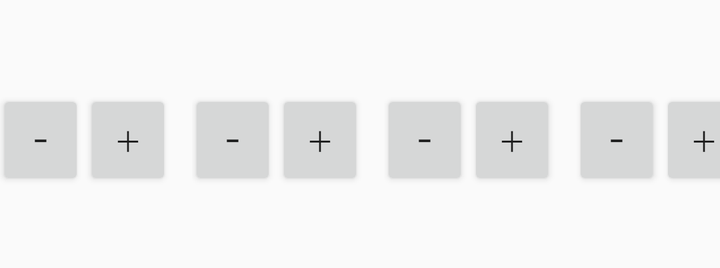
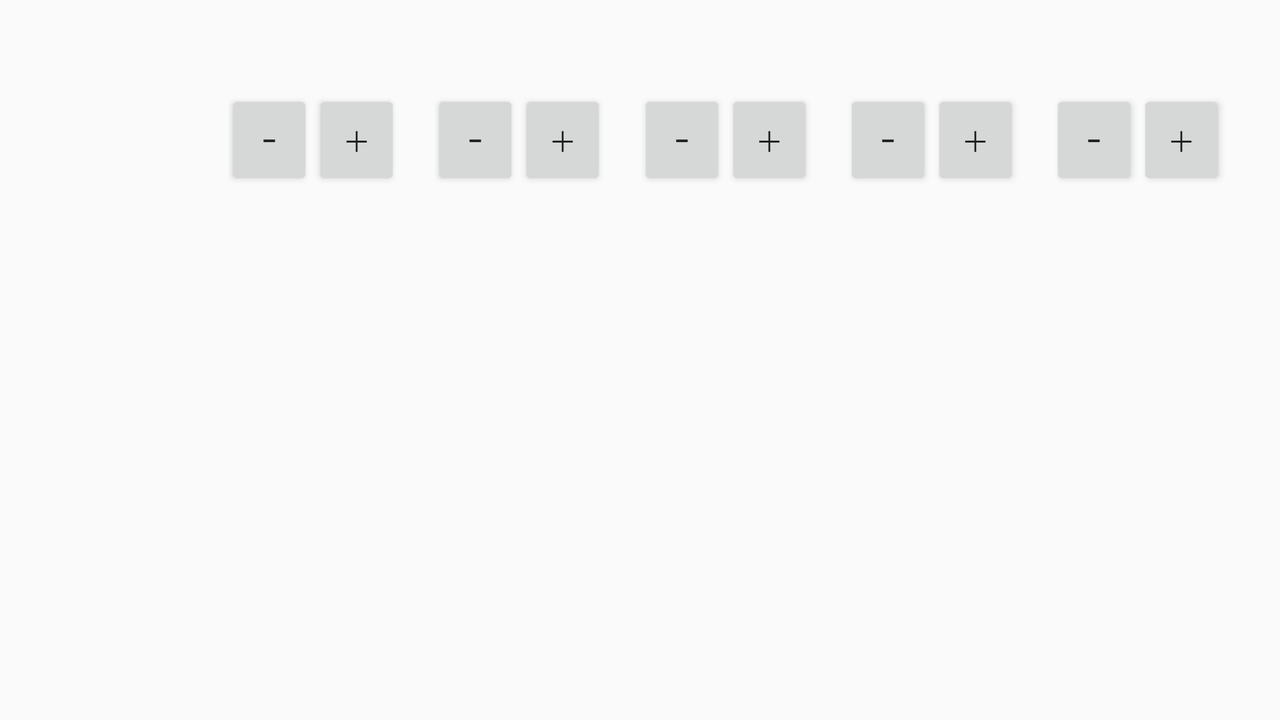

The same Android screen from two of the app's own layout files: first res/layout/ as a phone draws it, then the repository's variant for another configuration, drawn on a device whose configuration selects that folder. Both files follow.
<!-- AndroidManifest.xml: application theme AppTheme -->
<!-- res/layout/player_info.xml -->
<?xml version="1.0" encoding="utf-8"?>
<androidx.constraintlayout.widget.ConstraintLayout
    xmlns:android="http://schemas.android.com/apk/res/android"
    xmlns:app="http://schemas.android.com/apk/res-auto"
    xmlns:tools="http://schemas.android.com/tools"
    android:layout_width="match_parent"
    android:layout_height="wrap_content">

    <TextView
        android:id="@+id/player_name"
        android:layout_width="90dp"
        android:layout_height="60dp"
        android:layout_marginStart="10dp"
        android:layout_marginTop="5dp"
        android:layout_marginEnd="5dp"
        android:autoSizeMaxTextSize="30sp"
        android:autoSizeMinTextSize="12sp"
        android:autoSizeTextType="uniform"
        android:gravity="center_horizontal|center_vertical"
        android:maxLines="2"
        app:layout_constraintEnd_toStartOf="@+id/cities"
        app:layout_constraintStart_toStartOf="parent"
        app:layout_constraintTop_toTopOf="parent"
        app:layout_constraintBottom_toTopOf="@+id/points"/>

    <TextView
        android:id="@+id/points"
        android:layout_width="50dp"
        android:layout_height="45dp"
        android:gravity="center_horizontal|center_vertical"
        android:textSize="35sp"
        app:layout_constraintStart_toStartOf="parent"
        app:layout_constraintEnd_toStartOf="@+id/cities"
        app:layout_constraintTop_toBottomOf="@+id/player_name"
        app:layout_constraintBottom_toTopOf="@+id/longest_roads"/>

    <include
        android:id="@+id/cities"
        layout="@layout/single_count"
        android:layout_width="wrap_content"
        android:layout_height="wrap_content"
        android:layout_marginBottom="0dp"
        android:layout_marginStart="5dp"
        android:layout_marginEnd="5dp"
        app:layout_constraintStart_toEndOf="@+id/player_name"
        app:layout_constraintEnd_toStartOf="@+id/settlements"
        app:layout_constraintTop_toTopOf="parent" />

    <include
        android:id="@+id/settlements"
        layout="@layout/single_count"
        android:layout_width="wrap_content"
        android:layout_height="wrap_content"
        android:layout_marginBottom="0dp"
        android:layout_marginStart="5dp"
        android:layout_marginEnd="5dp"
        app:layout_constraintStart_toEndOf="@+id/cities"
        app:layout_constraintEnd_toStartOf="@+id/roads"
        app:layout_constraintTop_toTopOf="parent"  />

    <include
        android:id="@+id/roads"
        layout="@layout/single_count"
        android:layout_width="wrap_content"
        android:layout_height="wrap_content"
        android:layout_marginStart="5dp"
        android:layout_marginEnd="5dp"
        app:layout_constraintStart_toEndOf="@+id/settlements"
        app:layout_constraintEnd_toStartOf="@+id/knights"
        app:layout_constraintTop_toTopOf="parent" />

    <include
        android:id="@+id/knights"
        layout="@layout/single_count"
        android:layout_width="wrap_content"
        android:layout_height="wrap_content"
        android:layout_marginStart="5dp"
        android:layout_marginEnd="5dp"
        app:layout_constraintStart_toEndOf="@+id/roads"
        app:layout_constraintEnd_toStartOf="@+id/develops"
        app:layout_constraintTop_toTopOf="parent" />

    <include
        android:id="@+id/develops"
        layout="@layout/single_count"
        android:layout_width="wrap_content"
        android:layout_height="wrap_content"
        android:layout_marginStart="5dp"
        android:layout_marginEnd="10dp"
        app:layout_constraintStart_toEndOf="@+id/knights"
        app:layout_constraintEnd_toEndOf="parent"
        app:layout_constraintTop_toTopOf="parent" />

    <TextView
        android:id="@+id/longest_roads"
        android:layout_width="wrap_content"
        android:layout_height="wrap_content"
        android:layout_marginBottom="5dp"
        android:gravity="center_horizontal|center_vertical"
        app:layout_constraintBottom_toBottomOf="parent"
        app:layout_constraintEnd_toStartOf="@+id/largest_army"
        app:layout_constraintStart_toStartOf="parent"
        app:layout_constraintTop_toBottomOf="@+id/points" />

    <TextView
        android:id="@+id/largest_army"
        android:layout_width="wrap_content"
        android:layout_height="wrap_content"
        android:layout_marginBottom="5dp"
        android:gravity="center_horizontal|center_vertical"
        app:layout_constraintTop_toBottomOf="@+id/points"
        app:layout_constraintStart_toEndOf="@+id/longest_roads"
        app:layout_constraintEnd_toStartOf="@+id/cities"
        app:layout_constraintBottom_toBottomOf="parent"/>

</androidx.constraintlayout.widget.ConstraintLayout>
<!-- res/layout/single_count.xml (included above) -->
<?xml version="1.0" encoding="utf-8"?>
<androidx.constraintlayout.widget.ConstraintLayout
    xmlns:android="http://schemas.android.com/apk/res/android"
    xmlns:app="http://schemas.android.com/apk/res-auto"
    android:layout_width="88dp"
    android:layout_height="100dp">

    <TextView
        android:id="@+id/count"
        android:layout_width="60dp"
        android:layout_height="40dp"
        android:layout_marginStart="12dp"
        android:layout_marginTop="0dp"
        android:textSize="30sp"
        app:layout_constraintStart_toStartOf="parent"
        app:layout_constraintTop_toTopOf="parent" />

    <Button
        android:id="@+id/up"
        android:layout_width="44dp"
        android:layout_height="50dp"
        android:layout_marginTop="5dp"
        android:layout_marginLeft="30dp"
        android:onClick="changeCount"
        android:text="@string/textPoint1up"
        app:layout_constraintStart_toStartOf="@+id/count"
        app:layout_constraintTop_toBottomOf="@+id/count" />

    <Button
        android:id="@+id/down"
        android:layout_width="44dp"
        android:layout_height="50dp"
        android:layout_marginTop="5dp"
        android:layout_marginRight="30dp"
        android:onClick="changeCount"
        android:text="@string/textPoint1down"
        app:layout_constraintEnd_toEndOf="@+id/count"
        app:layout_constraintTop_toBottomOf="@+id/count" />

</androidx.constraintlayout.widget.ConstraintLayout>
<!-- resources referenced by this layout -->
<resources>
  <string name="textPoint1down">−</string>
  <string name="textPoint1up">＋</string>
  <style name="AppTheme" parent="Theme.AppCompat.Light.DarkActionBar">
          
          <item name="colorPrimary">@color/colorPrimary</item>
          <item name="colorPrimaryDark">@color/colorPrimaryDark</item>
          <item name="colorAccent">@color/colorAccent</item>
  
          <item name="windowNoTitle">true</item>
          <item name="windowActionBar">false</item>
          <item name="android:windowFullscreen">true</item>
          <item name="android:windowContentOverlay">@null</item>
      </style>
  <color name="colorPrimary">#6200EE</color>
  <color name="colorPrimaryDark">#3700B3</color>
  <color name="colorAccent">#03DAC5</color>
</resources>
<!-- res/layout-land/player_info.xml (the repository's variant of the layout above) -->
<!-- drawn on the phone turned sideways -->
<?xml version="1.0" encoding="utf-8"?>
<androidx.constraintlayout.widget.ConstraintLayout
    xmlns:android="http://schemas.android.com/apk/res/android"
    xmlns:app="http://schemas.android.com/apk/res-auto"
    android:layout_width="match_parent"
    android:layout_height="match_parent">

    <TextView
        android:id="@+id/player_name"
        android:layout_width="0dp"
        android:layout_height="0dp"
        android:layout_marginStart="5dp"
        android:layout_marginTop="5dp"
        android:layout_marginBottom="5dp"
        android:autoSizeMaxTextSize="30sp"
        android:autoSizeMinTextSize="12sp"
        android:autoSizeTextType="uniform"
        android:gravity="center_horizontal|center_vertical"
        android:maxLines="2"
        app:layout_constraintBottom_toBottomOf="parent"
        app:layout_constraintEnd_toStartOf="@+id/longest_roads"
        app:layout_constraintStart_toStartOf="parent"
        app:layout_constraintTop_toTopOf="parent"
        app:layout_constraintHorizontal_weight="1"/>

    <TextView
        android:id="@+id/points"
        android:layout_width="0dp"
        android:layout_height="0dp"
        android:autoSizeTextType="uniform"
        android:gravity="center_horizontal|center_vertical"
        android:layout_marginStart="@dimen/margin_count"
        android:layout_marginEnd="@dimen/margin_count"
        app:layout_constraintStart_toStartOf="@id/longest_roads"
        app:layout_constraintEnd_toEndOf="@+id/longest_roads"
        app:layout_constraintTop_toTopOf="parent"
        app:layout_constraintBottom_toTopOf="@id/longest_roads"
        app:layout_constraintVertical_weight="2"/>

    <TextView
        android:id="@+id/longest_roads"
        android:layout_width="wrap_content"
        android:layout_height="0dp"
        android:textSize="12sp"
        android:paddingLeft="@dimen/special_points_text_padding"
        android:paddingRight="@dimen/special_points_text_padding"
        android:gravity="center_horizontal|center_vertical"
        app:layout_constraintBottom_toTopOf="@+id/largest_army"
        app:layout_constraintEnd_toStartOf="@+id/cities"
        app:layout_constraintStart_toEndOf="@+id/player_name"
        app:layout_constraintTop_toBottomOf="@+id/points"
        app:layout_constraintVertical_weight="1"/>

    <TextView
        android:id="@+id/largest_army"
        android:layout_width="wrap_content"
        android:layout_height="0dp"
        android:layout_marginTop="2dp"
        android:layout_marginBottom="5dp"
        android:textSize="12sp"
        android:paddingLeft="@dimen/special_points_text_padding"
        android:paddingRight="@dimen/special_points_text_padding"
        android:gravity="center_horizontal|center_vertical"
        app:layout_constraintBottom_toBottomOf="parent"
        app:layout_constraintEnd_toStartOf="@+id/cities"
        app:layout_constraintStart_toEndOf="@+id/player_name"
        app:layout_constraintTop_toBottomOf="@+id/longest_roads"
        app:layout_constraintVertical_weight="1"/>

    <include
        android:id="@+id/cities"
        layout="@layout/single_count"
        android:layout_width="0dp"
        android:layout_height="0dp"
        android:layout_marginStart="@dimen/margin_count"
        android:layout_marginEnd="@dimen/margin_count"
        app:layout_constraintStart_toEndOf="@+id/longest_roads"
        app:layout_constraintEnd_toStartOf="@+id/settlements"
        app:layout_constraintTop_toTopOf="parent"
        app:layout_constraintBottom_toBottomOf="parent"
        app:layout_constraintHorizontal_weight="1"/>

    <include
        android:id="@+id/settlements"
        layout="@layout/single_count"
        android:layout_width="0dp"
        android:layout_height="0dp"
        android:layout_marginStart="@dimen/margin_count"
        android:layout_marginEnd="@dimen/margin_count"
        app:layout_constraintStart_toEndOf="@+id/cities"
        app:layout_constraintEnd_toStartOf="@+id/roads"
        app:layout_constraintTop_toTopOf="parent"
        app:layout_constraintBottom_toBottomOf="parent"
        app:layout_constraintHorizontal_weight="1"/>

    <include
        android:id="@+id/roads"
        layout="@layout/single_count"
        android:layout_width="0dp"
        android:layout_height="0dp"
        android:layout_marginStart="@dimen/margin_count"
        android:layout_marginEnd="@dimen/margin_count"
        app:layout_constraintStart_toEndOf="@+id/settlements"
        app:layout_constraintEnd_toStartOf="@+id/knights"
        app:layout_constraintTop_toTopOf="parent"
        app:layout_constraintBottom_toBottomOf="parent"
        app:layout_constraintHorizontal_weight="1"/>

    <include
        android:id="@+id/knights"
        layout="@layout/single_count"
        android:layout_width="0dp"
        android:layout_height="0dp"
        android:layout_marginStart="@dimen/margin_count"
        android:layout_marginEnd="@dimen/margin_count"
        app:layout_constraintStart_toEndOf="@+id/roads"
        app:layout_constraintEnd_toStartOf="@+id/develops"
        app:layout_constraintTop_toTopOf="parent"
        app:layout_constraintBottom_toBottomOf="parent"
        app:layout_constraintHorizontal_weight="1"/>

    <include
        android:id="@+id/develops"
        layout="@layout/single_count"
        android:layout_width="0dp"
        android:layout_height="0dp"
        android:layout_marginStart="@dimen/margin_count"
        android:layout_marginEnd="10dp"
        app:layout_constraintEnd_toEndOf="parent"
        app:layout_constraintStart_toEndOf="@+id/knights"
        app:layout_constraintTop_toTopOf="parent"
        app:layout_constraintBottom_toBottomOf="parent"
        app:layout_constraintHorizontal_weight="1"/>

</androidx.constraintlayout.widget.ConstraintLayout>
<!-- resources referenced by the variant -->
<!-- as the phone turned sideways resolves them -->
<resources>
  <dimen name="margin_count">0dp</dimen>
  <dimen name="special_points_text_padding">3dp</dimen>
  <string name="textPoint1down">−</string>
  <string name="textPoint1up">＋</string>
  <style name="AppTheme" parent="Theme.AppCompat.Light.DarkActionBar">
          
          <item name="colorPrimary">@color/colorPrimary</item>
          <item name="colorPrimaryDark">@color/colorPrimaryDark</item>
          <item name="colorAccent">@color/colorAccent</item>
  
          <item name="windowNoTitle">true</item>
          <item name="windowActionBar">false</item>
          <item name="android:windowFullscreen">true</item>
          <item name="android:windowContentOverlay">@null</item>
      </style>
  <color name="colorPrimary">#6200EE</color>
  <color name="colorPrimaryDark">#3700B3</color>
  <color name="colorAccent">#03DAC5</color>
</resources>
